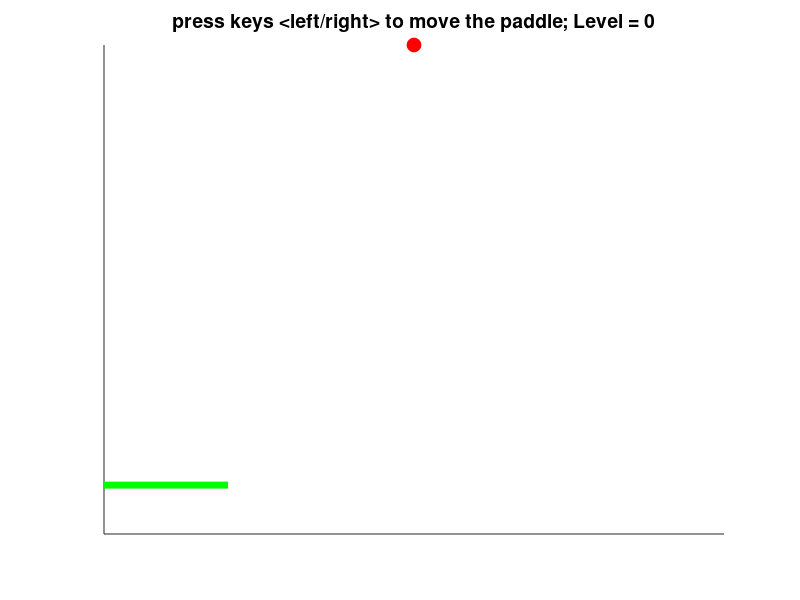

MATLAB code to generate this figure: (Note: this script raises an error after producing the figure.)
function pong_basic
%Modified the pong code by David Buckingham
%https://www.mathworks.com/matlabcentral/fileexchange/31177-dave-s-matlab-pong

%%%%%% main part of the code %%%
global game_over

close all
initData  %first function, initialize the data variables
initFigure %second function, initialize the figure
while ~game_over %runs till game_over = 1
    moveBall; %third function, compute ball movement including collision detection
    movePaddle; %fourth function, compute paddle position based on user input. 
    refreshPlot; %fifth function, refresh plot based on moveBall and movePaddle
end

%%%%%%%%%%%%%%%%%%%%%%%%%%%%%%%%%%%%%%%%%%%%%%%%%%%%
function initData %first function, initialize the data variables
%%%%%%%%%%%%%%%%%%%%%%%%%%%%%%%%%%%%%%%%%%%%%%%%%%%%
global WALL_X_MIN WALL_X_MAX WALL_Y_MIN WALL_Y_MAX
global PADDLE_WIDTH BALL_SIZE 
global BALL_INIT_VX BALL_INIT_VY DT DELAY
global PADDLE_VX PADDLE_SPEED PADDLE_VY padLFlag padRFlag padUFlag padDFlag
global game_over level flag
global chimp_x chimp_y counter
global chimp_x_min chimp_x_max chimp_y_min chimp_y_max

level = 0;
game_over = 0;
WALL_X_MIN = 0;
WALL_X_MAX = 100;
WALL_Y_MIN = 0;
WALL_Y_MAX = 100;
PADDLE_WIDTH = 20;
BALL_SIZE = 10;
BALL_INIT_VX = 4;
BALL_INIT_VY = -2;
PADDLE_VX = 0;
PADDLE_VY = 0;
PADDLE_SPEED = 20; 
DT = 0.1; 
DELAY = 0.001;
flag = 0;
chimp_x = [50 60];
chimp_y = [50 60];
chimp_x_min = chimp_x(1)-10;
chimp_y_min = chimp_y(1)-10;
chimp_x_max = chimp_x(1)+10;
chimp_y_max = chimp_y(1)+10;
counter = 0.1;
padLFlag = 0;
padRFlag = 0;
padUFlag = 0;
padDFlag = 0;

%%%%%%%%%%%%%%%%%%%%%%%%%%%%%%%%%%%%%%%%%%%%%%%%%%%%
function initFigure %second function, initialize the figure
%%%%%%%%%%%%%%%%%%%%%%%%%%%%%%%%%%%%%%%%%%%%%%%%%%%%
global PADDLE_WIDTH BALL_SIZE 
global WALL_X_MIN WALL_X_MAX WALL_Y_MIN WALL_Y_MAX
global BALL_INIT_VX BALL_INIT_VY
global ball_x ball_y ball_vx ball_vy 
global paddle_x_left paddle_x_right paddle_y
global ball_anim paddle_anim
global level I

fig = figure; %initialize the figure
set(fig, 'Resize', 'off'); %do not allow figure to resize
set(fig,'KeyPressFcn',@keyDown); %setkey presses for later
ball_x = 0.5*(WALL_X_MIN+WALL_X_MAX); 
ball_y = WALL_Y_MAX;
ball_vx = BALL_INIT_VX; 
ball_vy = BALL_INIT_VY;
paddle_x_left = 0;
paddle_x_right = PADDLE_WIDTH;
paddle_y = 10;
axis([WALL_X_MIN WALL_X_MAX WALL_Y_MIN WALL_Y_MAX]); %set the size of the board.
axis manual;
hold on;
title(['press keys <left/right> to move the paddle; Level = ',num2str(level)],'Fontsize',14);
set(gca, 'color', 'w', 'YTick', [], 'XTick', []); %remove x and y label

%%%%%%% set the ball and paddle %%%%%%
ball_anim = plot(ball_x,ball_y,'o','Markersize',BALL_SIZE,'Markerfacecolor','r','Markeredgecolor','r'); %create ball
paddle_anim = line('Xdata',[paddle_x_left paddle_x_right],'Ydata',[paddle_y paddle_y],'Color','g','Linewidth',5); %paddle

I = imread('daChimp.jpg');

%%%%%%%% set the walls %%%%%%%
line('Xdata',[WALL_X_MIN WALL_X_MIN],'Ydata',[WALL_Y_MIN WALL_Y_MAX],'Color','k','Linewidth',3); %left wall
line('Xdata',[WALL_X_MIN WALL_X_MAX],'Ydata',[WALL_Y_MAX WALL_Y_MAX],'Color','k','Linewidth',3); %top wall
line('Xdata',[WALL_X_MAX WALL_X_MAX],'Ydata',[WALL_Y_MIN WALL_Y_MAX],'Color','k','Linewidth',3); %right wall


%%%%%%%%%%%%%%%%%%%%%%%%%%%%%%%%%%%%%%%%%%%%%%%%%%%%
function moveBall %third function, compute ball movement including collision detection
%%%%%%%%%%%%%%%%%%%%%%%%%%%%%%%%%%%%%%%%%%%%%%%%%%%%
global ball_x ball_y ball_vx ball_vy  DT ex ey
global WALL_X_MIN WALL_X_MAX WALL_Y_MIN WALL_Y_MAX
global paddle_x_left paddle_x_right paddle_y
global game_over flag
global chimp_x_min chimp_x_max chimp_y_min chimp_y_max
global counter 

ball_x = ball_x + ball_vx*DT;
ball_y = ball_y + ball_vy*DT;

if ex < -1.1
    ex = -1-counter;
    ey = -1-counter;
end

if (ball_x < WALL_X_MIN || ball_x > WALL_X_MAX)
    disp('Ball collision detected');
    if(abs(ball_vx) < 25)
        counter = counter + 0.15;
        ball_vx = ball_vx*ex;
    else
        ball_vx = -ball_vx;
    end
    
elseif (ball_y > WALL_Y_MAX || (ball_y < paddle_y && paddle_x_left<ball_x && ball_x<paddle_x_right))
    disp('Ball collision detected');
    if(abs(ball_vy) < 25)
        counter = counter + 0.15;
        ball_vy = ball_vy*ey;
    else
        ball_vy = -ball_vy;
    end
else
    disp(['Ball Position is ',num2str(ball_x)]);
end

ball_vx
ball_vy

if (flag == 0)
    if (ball_x > 40 && ball_x < 60 && ball_y > 40 && ball_y < 60)
        ball_vx = -1.1*ball_vx;
        ball_vy = -1.1*ball_vy;
        flag = 1;
    end
end

%%%%%%%% Basic pong edit #1: %%%%%%%%%%%%
% Write code to move the ball here. You code will include logic to get the ball to 
% detect the left, right, and top wall and the paddle and subsequently to change its
% movement based on which wall/paddle the ball hits.
%%%%%%%%%%%%%%%%%%%%%%%%%%%%%%%%%%%%%%%%

if (ball_y < WALL_Y_MIN)
     GameOver = imread('GameOver.png');
     hold on;
     image([-45 10]+70, [45 10]+50, GameOver);
     pause(1);
     game_over = 1;
end

%%%%%%%%%%%%%%%%%%%%%%%%%%%%%%%%%%%%%%%%%%%%%%%%%%%%
function movePaddle %fourth function, compute paddle position based on user input. 
%%%%%%%%%%%%%%%%%%%%%%%%%%%%%%%%%%%%%%%%%%%%%%%%%%%%
global PADDLE_VX PADDLE_VY
global PADDLE_WIDTH DT
global paddle_x_left paddle_x_right paddle_y
global WALL_X_MIN WALL_X_MAX
global padLFlag padRFlag padUFlag padDFlag

paddle_x_left = paddle_x_left + PADDLE_VX*DT;
paddle_x_right = paddle_x_left + PADDLE_WIDTH;

if (paddle_x_left == WALL_X_MIN)
    PADDLE_VX = 0;
    disp('Paddle collision detected');
    padLFlag = 1;
elseif (paddle_x_right == WALL_X_MAX)
    PADDLE_VX = 0;
    padRFlag = 1;
else
    padLFlag = 0
    padRFlag = 0
end

if (paddle_y < 5)
    PADDLE_VY = 0;
    padDFlag = 1;
elseif (paddle_y > 50)
    PADDLE_VY = 0;
    padUFlag = 1;
else
    padUFlag = 0
    padDFlag = 0
end

%%%%%%%% Basic pong edit #2: %%%%%%%%%%%%
% Write code to move the paddle here. Your code will include logic to get
% the paddle to detect the left and right wall and to avoid it from
% penetrating either walls. 
%%%%%%%%%%%%%%%%%%%%%%%%%%%%%%%%%%%%%%%%%

%%%%%%%%%%%%%%%%%%%%%%%%%%%%%%%%%%%%%%%%%%%%%%%%%%%%
function refreshPlot %fifth function, refresh plot based on moveBall and movePaddle
%%%%%%%%%%%%%%%%%%%%%%%%%%%%%%%%%%%%%%%%%%%%%%%%%%%%
global ball_x ball_y
global ball_anim paddle_anim
global paddle_x_left paddle_x_right paddle_y
global DELAY flag I J chimp_x chimp_y

if (flag == 0)
    hold on
    J = image([10 -10]+chimp_x(1), [10 -10]+chimp_y(1), I);
% elseif (flag == 1)
%     hold off
%     J = image([10 -10]+chimp_x(2),[10 -10]+chimp_y(2),I);
%     hold on
end

set(ball_anim, 'XData', ball_x, 'YData', ball_y);
set(paddle_anim, 'Xdata',[paddle_x_left paddle_x_right], 'YData', [paddle_y paddle_y]);
drawnow;
pause(DELAY);   


%%%%%%%%%%%%%%%%%%%%%%%%%%%%%%%%%%%%%%%%%%%%%%%%%%%%
function keyDown(src,event) %called from initFigure to take key press to move the paddle
%%%%%%%%%%%%%%%%%%%%%%%%%%%%%%%%%%%%%%%%%%%%%%%%%%%%
global PADDLE_VX PADDLE_SPEED PADDLE_VY
global PADDLE_WIDTH DT
global paddle_x_left paddle_x_right paddle_y
global padRFlag padLFlag padDFlag padUFlag

switch event.Key
  case 'rightarrow'
      if padRFlag ~= 1
        PADDLE_VX = PADDLE_SPEED;
        PADDLE_VY = 0;
      end
  case 'leftarrow'
      if padLFlag ~= 1
        PADDLE_VX = -PADDLE_SPEED;
        PADDLE_VY = 0;
      end
  case 'uparrow'
      if padUFlag ~= 1
        PADDLE_VY = 1.75*PADDLE_SPEED;
      end
  case 'downarrow'
      if padDFlag ~= 1
        PADDLE_VY = -1.75*PADDLE_SPEED;
      end
  otherwise
    PADDLE_VY = 0;   
end

paddle_y = paddle_y + PADDLE_VY*DT;

